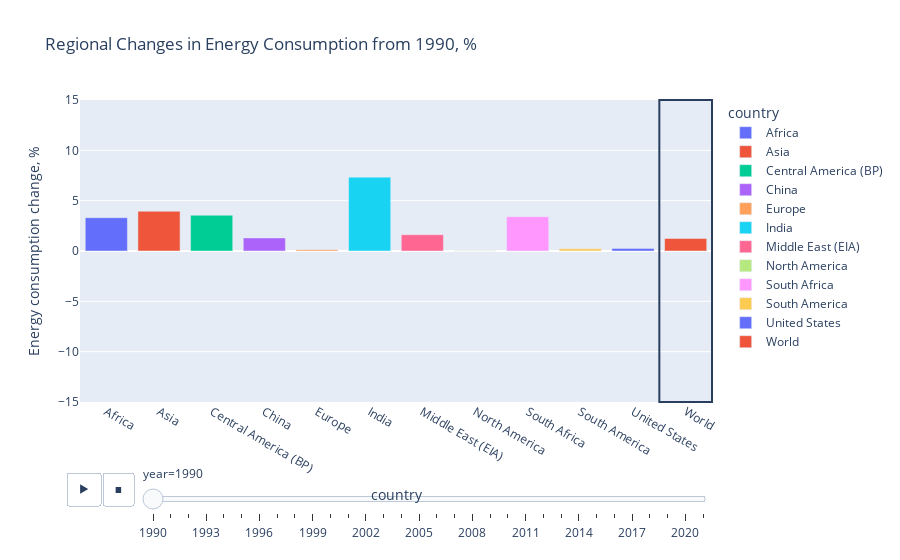

The cell this chart's notebook holds for it:
### Markdown cell above
Let's Try some animations !

### Code cell
import plotly.express as px

# Focusing on columns with data on annual percentage change in energy sources consumption starting year 1990
cons = wec.copy()
cons_features = [col for col in cons.columns if '_cons_change_pct' in col] + ['gdp', 'energy_per_gdp', 'energy_per_capita', 'year', 'country']

cons = cons[cons_features]

# Central America removed due to it is the part of 'South and Central America' value.

regions = ['World', 'Europe', 'North America', 'Central America (BP)', 'South America', 'Africa', 'South Africa', 'Eastern Africa', 'Asia', 'Middle East (EIA)', 'China', 'India', 'United States']

cons = cons[cons['country'].isin(regions)]

fig = px.bar(cons,
             x='country', y='energy_cons_change_pct',
             color='country',
             animation_frame='year',
             animation_group='country',
             range_y=[-15, 15],
             labels={'energy_cons_change_pct': 'Energy consumption change, %'}, 
             title='Regional Changes in Energy Consumption from 1990, %')

fig.add_vrect(x0=11.5, x1=10.5)
plt.tight_layout()
fig.show()

### Figure 1 — Plotly figure (JSON) as saved in the notebook; plotly's stock layout.template omitted (floating-point values rounded to 4 significant figures)
{"data": [{"alignmentgroup": "True", "hovertemplate": "country=%{x}<br>year=1990<br>Energy consumption change, %=%{y}<extra></extra>", "ids": ["Africa"], "legendgroup": "Africa", "marker": {"color": "#636efa", "pattern": {"shape": ""}}, "name": "Africa", "offsetgroup": "Africa", "orientation": "v", "showlegend": true, "textposition": "auto", "type": "bar", "x": ["Africa"], "xaxis": "x", "y": [3.305], "yaxis": "y"}, {"alignmentgroup": "True", "hovertemplate": "country=%{x}<br>year=1990<br>Energy consumption change, %=%{y}<extra></extra>", "ids": ["Asia"], "legendgroup": "Asia", "marker": {"color": "#EF553B", "pattern": {"shape": ""}}, "name": "Asia", "offsetgroup": "Asia", "orientation": "v", "showlegend": true, "textposition": "auto", "type": "bar", "x": ["Asia"], "xaxis": "x", "y": [3.949], "yaxis": "y"}, {"alignmentgroup": "True", "hovertemplate": "country=%{x}<br>year=1990<br>Energy consumption change, %=%{y}<extra></extra>", "ids": ["Central America (BP)"], "legendgroup": "Central America (BP)", "marker": {"color": "#00cc96", "pattern": {"shape": ""}}, "name": "Central America (BP)", "offsetgroup": "Central America (BP)", "orientation": "v", "showlegend": true, "textposition": "auto", "type": "bar", "x": ["Central America (BP)"], "xaxis": "x", "y": [3.551], "yaxis": "y"}, {"alignmentgroup": "True", "hovertemplate": "country=%{x}<br>year=1990<br>Energy consumption change, %=%{y}<extra></extra>", "ids": ["China"], "legendgroup": "China", "marker": {"color": "#ab63fa", "pattern": {"shape": ""}}, "name": "China", "offsetgroup": "China", "orientation": "v", "showlegend": true, "textposition": "auto", "type": "bar", "x": ["China"], "xaxis": "x", "y": [1.299], "yaxis": "y"}, {"alignmentgroup": "True", "hovertemplate": "country=%{x}<br>year=1990<br>Energy consumption change, %=%{y}<extra></extra>", "ids": ["Europe"], "legendgroup": "Europe", "marker": {"color": "#FFA15A", "pattern": {"shape": ""}}, "name": "Europe", "offsetgroup": "Europe", "orientation": "v", "showlegend": true, "textposition": "auto", "type": "bar", "x": ["Europe"], "xaxis": "x", "y": [0.134], "yaxis": "y"}, {"alignmentgroup": "True", "hovertemplate": "country=%{x}<br>year=1990<br>Energy consumption change, %=%{y}<extra></extra>", "ids": ["India"], "legendgroup": "India", "marker": {"color": "#19d3f3", "pattern": {"shape": ""}}, "name": "India", "offsetgroup": "India", "orientation": "v", "showlegend": true, "textposition": "auto", "type": "bar", "x": ["India"], "xaxis": "x", "y": [7.338], "yaxis": "y"}, {"alignmentgroup": "True", "hovertemplate": "country=%{x}<br>year=1990<br>Energy consumption change, %=%{y}<extra></extra>", "ids": ["Middle East (EIA)"], "legendgroup": "Middle East (EIA)", "marker": {"color": "#FF6692", "pattern": {"shape": ""}}, "name": "Middle East (EIA)", "offsetgroup": "Middle East (EIA)", "orientation": "v", "showlegend": true, "textposition": "auto", "type": "bar", "x": ["Middle East (EIA)"], "xaxis": "x", "y": [1.616], "yaxis": "y"}, {"alignmentgroup": "True", "hovertemplate": "country=%{x}<br>year=1990<br>Energy consumption change, %=%{y}<extra></extra>", "ids": ["North America"], "legendgroup": "North America", "marker": {"color": "#B6E880", "pattern": {"shape": ""}}, "name": "North America", "offsetgroup": "North America", "orientation": "v", "showlegend": true, "textposition": "auto", "type": "bar", "x": ["North America"], "xaxis": "x", "y": [0.018], "yaxis": "y"}, {"alignmentgroup": "True", "hovertemplate": "country=%{x}<br>year=1990<br>Energy consumption change, %=%{y}<extra></extra>", "ids": ["South Africa"], "legendgroup": "South Africa", "marker": {"color": "#FF97FF", "pattern": {"shape": ""}}, "name": "South Africa", "offsetgroup": "South Africa", "orientation": "v", "showlegend": true, "textposition": "auto", "type": "bar", "x": ["South Africa"], "xaxis": "x", "y": [3.409], "yaxis": "y"}, {"alignmentgroup": "True", "hovertemplate": "country=%{x}<br>year=1990<br>Energy consumption change, %=%{y}<extra></extra>", "ids": ["South America"], "legendgroup": "South America", "marker": {"color": "#FECB52", "pattern": {"shape": ""}}, "name": "South America", "offsetgroup": "South America", "orientation": "v", "showlegend": true, "textposition": "auto", "type": "bar", "x": ["South America"], "xaxis": "x", "y": [0.217], "yaxis": "y"}, {"alignmentgroup": "True", "hovertemplate": "country=%{x}<br>year=1990<br>Energy consumption change, %=%{y}<extra></extra>", "ids": ["United States"], "legendgroup": "United States", "marker": {"color": "#636efa", "pattern": {"shape": ""}}, "name": "United States", "offsetgroup": "United States", "orientation": "v", "showlegend": true, "textposition": "auto", "type": "bar", "x": ["United States"], "xaxis": "x", "y": [0.259], "yaxis": "y"}, {"alignmentgroup": "True", "hovertemplate": "country=%{x}<br>year=1990<br>Energy consumption change, %=%{y}<extra></extra>", "ids": ["World"], "legendgroup": "World", "marker": {"color": "#EF553B", "pattern": {"shape": ""}}, "name": "World", "offsetgroup": "World", "orientation": "v", "showlegend": true, "textposition": "auto", "type": "bar", "x": ["World"], "xaxis": "x", "y": [1.243], "yaxis": "y"}], "layout": {"barmode": "relative", "legend": {"title": {"text": "country"}, "tracegroupgap": 0}, "shapes": [{"type": "rect", "x0": 11.5, "x1": 10.5, "xref": "x", "y0": 0, "y1": 1, "yref": "y domain"}], "sliders": [{"active": 0, "currentvalue": {"prefix": "year="}, "len": 0.9, "pad": {"b": 10, "t": 60}, "steps": [{"args": [["1990"], {"frame": {"duration": 0, "redraw": true}, "fromcurrent": true, "mode": "immediate", "transition": {"duration": 0, "easing": "linear"}}], "label": "1990", "method": "animate"}, {"args": [["1991"], {"frame": {"duration": 0, "redraw": true}, "fromcurrent": true, "mode": "immediate", "transition": {"duration": 0, "easing": "linear"}}], "label": "1991", "method": "animate"}, {"args": [["1992"], {"frame": {"duration": 0, "redraw": true}, "fromcurrent": true, "mode": "immediate", "transition": {"duration": 0, "easing": "linear"}}], "label": "1992", "method": "animate"}, {"args": [["1993"], {"frame": {"duration": 0, "redraw": true}, "fromcurrent": true, "mode": "immediate", "transition": {"duration": 0, "easing": "linear"}}], "label": "1993", "method": "animate"}, {"args": [["1994"], {"frame": {"duration": 0, "redraw": true}, "fromcurrent": true, "mode": "immediate", "transition": {"duration": 0, "easing": "linear"}}], "label": "1994", "method": "animate"}, {"args": [["1995"], {"frame": {"duration": 0, "redraw": true}, "fromcurrent": true, "mode": "immediate", "transition": {"duration": 0, "easing": "linear"}}], "label": "1995", "method": "animate"}, {"args": [["1996"], {"frame": {"duration": 0, "redraw": true}, "fromcurrent": true, "mode": "immediate", "transition": {"duration": 0, "easing": "linear"}}], "label": "1996", "method": "animate"}, {"args": [["1997"], {"frame": {"duration": 0, "redraw": true}, "fromcurrent": true, "mode": "immediate", "transition": {"duration": 0, "easing": "linear"}}], "label": "1997", "method": "animate"}, {"args": [["1998"], {"frame": {"duration": 0, "redraw": true}, "fromcurrent": true, "mode": "immediate", "transition": {"duration": 0, "easing": "linear"}}], "label": "1998", "method": "animate"}, {"args": [["1999"], {"frame": {"duration": 0, "redraw": true}, "fromcurrent": true, "mode": "immediate", "transition": {"duration": 0, "easing": "linear"}}], "label": "1999", "method": "animate"}, {"args": [["2000"], {"frame": {"duration": 0, "redraw": true}, "fromcurrent": true, "mode": "immediate", "transition": {"duration": 0, "easing": "linear"}}], "label": "2000", "method": "animate"}, {"args": [["2001"], {"frame": {"duration": 0, "redraw": true}, "fromcurrent": true, "mode": "immediate", "transition": {"duration": 0, "easing": "linear"}}], "label": "2001", "method": "animate"}, {"args": [["2002"], {"frame": {"duration": 0, "redraw": true}, "fromcurrent": true, "mode": "immediate", "transition": {"duration": 0, "easing": "linear"}}], "label": "2002", "method": "animate"}, {"args": [["2003"], {"frame": {"duration": 0, "redraw": true}, "fromcurrent": true, "mode": "immediate", "transition": {"duration": 0, "easing": "linear"}}], "label": "2003", "method": "animate"}, {"args": [["2004"], {"frame": {"duration": 0, "redraw": true}, "fromcurrent": true, "mode": "immediate", "transition": {"duration": 0, "easing": "linear"}}], "label": "2004", "method": "animate"}, {"args": [["2005"], {"frame": {"duration": 0, "redraw": true}, "fromcurrent": true, "mode": "immediate", "transition": {"duration": 0, "easing": "linear"}}], "label": "2005", "method": "animate"}, {"args": [["2006"], {"frame": {"duration": 0, "redraw": true}, "fromcurrent": true, "mode": "immediate", "transition": {"duration": 0, "easing": "linear"}}], "label": "2006", "method": "animate"}, {"args": [["2007"], {"frame": {"duration": 0, "redraw": true}, "fromcurrent": true, "mode": "immediate", "transition": {"duration": 0, "easing": "linear"}}], "label": "2007", "method": "animate"}, {"args": [["2008"], {"frame": {"duration": 0, "redraw": true}, "fromcurrent": true, "mode": "immediate", "transition": {"duration": 0, "easing": "linear"}}], "label": "2008", "method": "animate"}, {"args": [["2009"], {"frame": {"duration": 0, "redraw": true}, "fromcurrent": true, "mode": "immediate", "transition": {"duration": 0, "easing": "linear"}}], "label": "2009", "method": "animate"}, {"args": [["2010"], {"frame": {"duration": 0, "redraw": true}, "fromcurrent": true, "mode": "immediate", "transition": {"duration": 0, "easing": "linear"}}], "label": "2010", "method": "animate"}, {"args": [["2011"], {"frame": {"duration": 0, "redraw": true}, "fromcurrent": true, "mode": "immediate", "transition": {"duration": 0, "easing": "linear"}}], "label": "2011", "method": "animate"}, {"args": [["2012"], {"frame": {"duration": 0, "redraw": true}, "fromcurrent": true, "mode": "immediate", "transition": {"duration": 0, "easing": "linear"}}], "label": "2012", "method": "animate"}, {"args": [["2013"], {"frame": {"duration": 0, "redraw": true}, "fromcurrent": true, "mode": "immediate", "transition": {"duration": 0, "easing": "linear"}}], "label": "2013", "method": "animate"}, {"args": [["2014"], {"frame": {"duration": 0, "redraw": true}, "fromcurrent": true, "mode": "immediate", "transition": {"duration": 0, "easing": "linear"}}], "label": "2014", "method": "animate"}, {"args": [["2015"], {"frame": {"duration": 0, "redraw": true}, "fromcurrent": true, "mode": "immediate", "transition": {"duration": 0, "easing": "linear"}}], "label": "2015", "method": "animate"}, {"args": [["2016"], {"frame": {"duration": 0, "redraw": true}, "fromcurrent": true, "mode": "immediate", "transition": {"duration": 0, "easing": "linear"}}], "label": "2016", "method": "animate"}, {"args": [["2017"], {"frame": {"duration": 0, "redraw": true}, "fromcurrent": true, "mode": "immediate", "transition": {"duration": 0, "easing": "linear"}}], "label": "2017", "method": "animate"}, {"args": [["2018"], {"frame": {"duration": 0, "redraw": true}, "fromcurrent": true, "mode": "immediate", "transition": {"duration": 0, "easing": "linear"}}], "label": "2018", "method": "animate"}, {"args": [["2019"], {"frame": {"duration": 0, "redraw": true}, "fromcurrent": true, "mode": "immediate", "transition": {"duration": 0, "easing": "linear"}}], "label": "2019", "method": "animate"}, {"args": [["2020"], {"frame": {"duration": 0, "redraw": true}, "fromcurrent": true, "mode": "immediate", "transition": {"duration": 0, "easing": "linear"}}], "label": "2020", "method": "animate"}, {"args": [["2021"], {"frame": {"duration": 0, "redraw": true}, "fromcurrent": true, "mode": "immediate", "transition": {"duration": 0, "easing": "linear"}}], "label": "2021", "method": "animate"}], "x": 0.1, "xanchor": "left", "y": 0, "yanchor": "top"}], "title": {"text": "Regional Changes in Energy Consumption from 1990, %"}, "updatemenus": [{"buttons": [{"args": [null, {"frame": {"duration": 500, "redraw": true}, "fromcurrent": true, "mode": "immediate", "transition": {"duration": 500, "easing": "linear"}}], "label": "&#9654;", "method": "animate"}, {"args": [[null], {"frame": {"duration": 0, "redraw": true}, "fromcurrent": true, "mode": "immediate", "transition": {"duration": 0, "easing": "linear"}}], "label": "&#9724;", "method": "animate"}], "direction": "left", "pad": {"r": 10, "t": 70}, "showactive": false, "type": "buttons", "x": 0.1, "xanchor": "right", "y": 0, "yanchor": "top"}], "xaxis": {"anchor": "y", "categoryarray": ["Africa", "Asia", "Central America (BP)", "China", "Europe", "India", "Middle East (EIA)", "North America", "South Africa", "South America", "United States", "World"], "categoryorder": "array", "domain": [0, 1], "title": {"text": "country"}}, "yaxis": {"anchor": "x", "domain": [0, 1], "range": [-15, 15], "title": {"text": "Energy consumption change, %"}}}}
